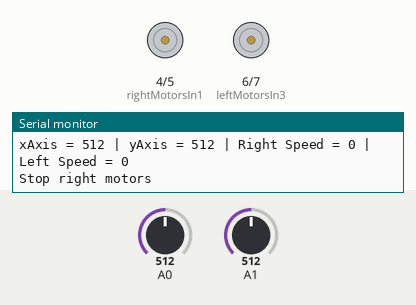
Simulated run of this sketch. Board: Arduino Uno, built with avr-gcc and run on an emulated ATmega328P. Parts: motor-driver pin pairs drawn as motors (green arrow = first pin HIGH = forward, orange = second pin HIGH = backward, longer = more drive, scaled by the enable pin), the last lines printed to the serial monitor. The test bench sets the inputs (shaded band); at power-on: A1 = 512, A0 = 512.

Above: at 1.2 s.
1.3 s: A1 set to 532
4.3 s: A1 set to 551
5.9 s: A1 set to 460
At 7.4 s:
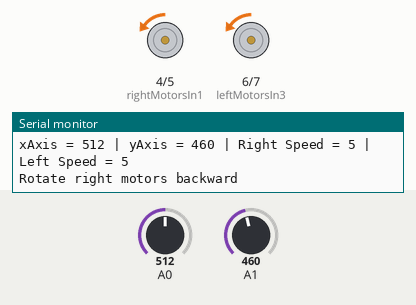
7.7 s: A1 set to 480
At 8.1 s:
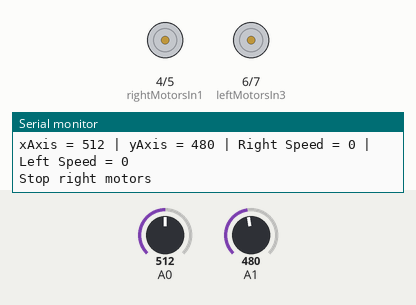
9.3 s: A1 set to 560
At 10.5 s:
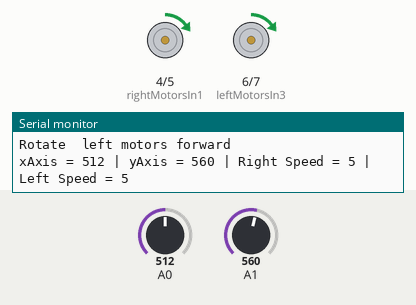
11.1 s: A0 set to 108
14.1 s: A0 set to 95
Timing chart, 0 to 17.1 s (numbered marks = the images above; inputs shaded):
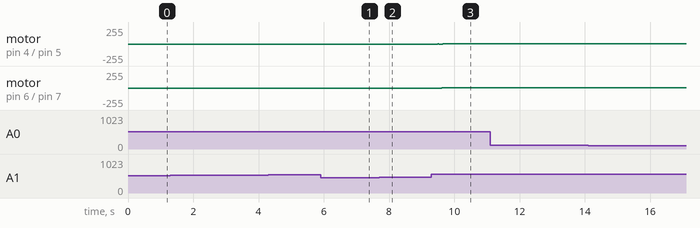

Measured:
- after the input at 5.9 s, motor on pin 4 (rightMotorsIn1) / pin 5 (rightMotorsIn2): stopped → backward 5/255 after 0.33 s; motor on pin 6 (leftMotorsIn3) / pin 7 (leftMotorsIn4): stopped → backward 5/255 after 0.30 s
- after the input at 7.7 s, motor on pin 4 (rightMotorsIn1) / pin 5 (rightMotorsIn2): backward 5/255 → stopped after 0.13 s; motor on pin 6 (leftMotorsIn3) / pin 7 (leftMotorsIn4): backward 5/255 → stopped after 0.15 s
- after the input at 9.3 s, motor on pin 4 (rightMotorsIn1) / pin 5 (rightMotorsIn2): stopped → forward 5/255 after 0.34 s; motor on pin 6 (leftMotorsIn3) / pin 7 (leftMotorsIn4): stopped → forward 5/255 after 0.31 s

The sketch:

motors.ino
```cpp
/*
  motors.ino
  Duarte Cancela
  15/08/2021
  ----
  DFC-77 robot motors control code
*/

// initialize pins for the L298N motors driver
// Right motor
int rightMotorsEn = 9;
int rightMotorsIn1 = 4;
int rightMotorsIn2 = 5;
// left motor
int leftMotorsEn = 10;
int leftMotorsIn3 = 6;
int leftMotorsIn4 = 7;

int motorsSpeedRight = 0;
int motorsSpeedLeft= 0;

void setup()
{
  Serial.begin(9600);
  // Define output pins
  pinMode(rightMotorsIn1, OUTPUT);
  pinMode(rightMotorsIn2, OUTPUT);
  pinMode(leftMotorsIn3, OUTPUT);
  pinMode(leftMotorsIn4, OUTPUT);
}

// Rotate right motor forward
void rotateRightMotorsFWD(){
  Serial.println("Rotate right motors forward");
  analogWrite(rightMotorsEn, motorsSpeedRight); // speed
  digitalWrite(rightMotorsIn1, HIGH);
  digitalWrite(rightMotorsIn2, LOW);
}

// Rotate  left motor forward
void rotateLeftMotorsFWD(){
  Serial.println("Rotate  left motors forward");
  analogWrite(leftMotorsEn, motorsSpeedLeft); // speed
  digitalWrite(leftMotorsIn3, HIGH);
  digitalWrite(leftMotorsIn4, LOW);
}

// Rotate right motors backward
void rotateRightMotorsBWD(){
  Serial.println("Rotate right motors backward");
  analogWrite(rightMotorsEn, motorsSpeedRight); // speed
  digitalWrite(rightMotorsIn1, LOW);
  digitalWrite(rightMotorsIn2, HIGH);
}

//Rotate left motor backward
void rotateLeftMotorsBWD(){
  Serial.println("Rotate left motors backward");
  analogWrite(leftMotorsEn, motorsSpeedLeft); // speed
  digitalWrite(leftMotorsIn3, LOW);
  digitalWrite(leftMotorsIn4, HIGH);
}

// Stop right motors
void stopRightMotors(){
  Serial.println("Stop right motors");
  digitalWrite(rightMotorsIn1, LOW);
  digitalWrite(rightMotorsIn2, LOW);
}

// Stop left motors
void stopLeftMotors(){
  Serial.println("Stop left motors");
  digitalWrite(leftMotorsIn3, LOW);
  digitalWrite(leftMotorsIn4, LOW);
}

void loop()
{
  int xAxis = analogRead(A0); // Read Joysticks X-axis
  int yAxis = analogRead(A1); // Read Joysticks Y-axis

  // debug joystik output
  Serial.print("xAxis = ");
  Serial.print(xAxis);
  Serial.print(" | yAxis = ");
  Serial.print(yAxis);
  Serial.print(" | Right Speed = ");
  Serial.print(motorsSpeedRight);
  Serial.print(" | Left Speed = ");
  Serial.print(motorsSpeedLeft);
  Serial.println();

  // Y-axis used for forward and backward control
  if (yAxis < 470) {
    // Set right motors backward
    rotateRightMotorsBWD();
    // Set left Motors backward
    rotateLeftMotorsBWD();
    // Convert the declining Y-axis readings for going backward from 470 to 0 into 0 to 255 value for the PWM signal for increasing the motor speed
    motorsSpeedRight = map(yAxis, 470, 0, 0, 255);
    motorsSpeedLeft = map(yAxis, 470, 0, 0, 255);
  }
  else if (yAxis > 550) {
    // Set Motor A forward
    rotateRightMotorsFWD();
    // Set Motor B forward
    rotateLeftMotorsFWD();
    // Convert the increasing Y-axis readings for going forward from 550 to 1023 into 0 to 255 value for the PWM signal for increasing the motor speed
    motorsSpeedRight = map(yAxis, 550, 1023, 0, 255);
    motorsSpeedLeft = map(yAxis, 550, 1023, 0, 255);
  }
  // If joystick stays in middle the motors are not moving
  else {
    stopRightMotors();
    stopLeftMotors();
    motorsSpeedRight= 0;
    motorsSpeedLeft = 0;
  }

//  rotateRightMotorsFWD();
//  stopRightMotors();
//  rotateLeftMotorsFWD();
//  stopLeftMotors();
//  rotateRightMotorsBWD();
//  stopRightMotors();
//  rotateLeftMotorsBWD();
//  stopLeftMotors();
}
```
